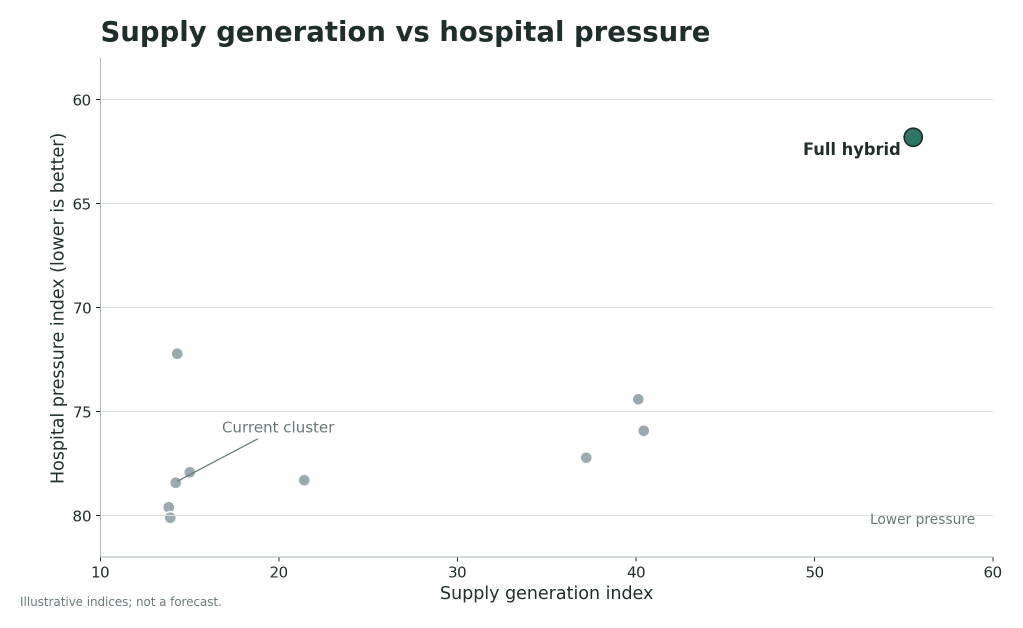
#> input picture docs/substack-ready/figures/pcf-v172-sim-01-supply-pressure-plot.png, 2045 x 1256 px (shown at 1/2 size); the run also reads 1 picture not shown here
$ python polish_substack_simulation_plots.py
#> lines starting #> are read from the running program, lines starting #| are printed output that depends on the picture; after the words box and inside, x2 and y2 are one past the last pixel; in counts of white or black regions, pixels touching at a corner belong together
from __future__ import annotations

import json
import shutil
from dataclasses import dataclass
from datetime import UTC, datetime
from pathlib import Path

import matplotlib.pyplot as plt
import numpy as np
from PIL import Image

ROOT = Path(__file__).resolve().parents[1]
FIGURES = ROOT / "docs" / "substack-ready" / "figures"
REPORTS = ROOT / "reports"
FILENAMES = [
    "pcf-v172-sim-01-supply-pressure-plot.png",
    "pcf-v172-sim-02-funding-comparison-plot.png",
    "pcf-v172-sim-03-marginal-supply-plot.png",
    "pcf-v172-sim-04-gaming-risk-frontier-plot.png",
    "pcf-v172-sim-05-current-vs-hybrid-plot.png",
    "pcf-v172-sim-06-payment-control-plot.png",
]

COLORS = {
    "ink": "#1f2d2b",
    "muted": "#687879",
    "grid": "#d8e1de",
    "green": "#2f7668",
    "green2": "#72a77a",
    "gold": "#c88a2d",
    "red": "#b95a4a",
    "blue": "#2a5f9e",
    "slate": "#95a6aa",
    "sand": "#ead7b8",
}


@dataclass
class Score:
    filename: str
    width: int
    height: int
    score: float
    text_density_penalty: float
    whitespace_penalty: float
    aspect_penalty: float
    component_penalty: float


def main() -> None:
    REPORTS.mkdir(exist_ok=True)
    before = score_all()
    backup_dir = backup_existing()
    render_all()
    after = score_all()
    render_contact_sheet()
    stamp = datetime.now(UTC).isoformat().replace(":", "-").replace(".", "-")
    report = {
        "createdAt": datetime.now(UTC).isoformat(),
        "backupDir": str(backup_dir.relative_to(ROOT)),
        "scoringMethod": (
            "100 minus penalties for text-like dark pixel density, low whitespace, "
            "small canvas/aspect, and excessive connected components. This is a "
            "publication-readability heuristic, not an OCR model."
        ),
        "threshold": 95,
        "before": [score.__dict__ for score in before],
        "after": [score.__dict__ for score in after],
        "passed": all(score.score >= 95 for score in after),
    }
    report_path = REPORTS / f"substack-simulation-plot-polish-{stamp}.json"
    latest_path = REPORTS / "substack-simulation-plot-polish-latest.json"
    report_path.write_text(json.dumps(report, indent=2) + "\n", encoding="utf-8")
    latest_path.write_text(json.dumps(report, indent=2) + "\n", encoding="utf-8")
    print(
        json.dumps(
            {"report": str(report_path.relative_to(ROOT)), "passed": report["passed"], "after": report["after"]},
            indent=2,
        )
    )
    if not report["passed"]:
        raise SystemExit("One or more polished plots scored below 95.")


def backup_existing() -> Path:
    stamp = datetime.now(UTC).strftime("%Y%m%dT%H%M%SZ")
    backup_dir = ROOT / ".tmp" / f"sim-plot-backup-{stamp}"
    backup_dir.mkdir(parents=True, exist_ok=True)
    for name in [*FILENAMES, "pcf-v172-sim-contact-sheet.png"]:
        source = FIGURES / name
        if source.exists():
            shutil.copy2(source, backup_dir / name)
    return backup_dir


def render_all() -> None:
    set_style()
    render_supply_pressure(FIGURES / FILENAMES[0])
    render_funding_comparison(FIGURES / FILENAMES[1])
    render_marginal_supply(FIGURES / FILENAMES[2])
    render_gaming_frontier(FIGURES / FILENAMES[3])
    render_current_vs_hybrid(FIGURES / FILENAMES[4])
    render_payment_control(FIGURES / FILENAMES[5])


def set_style() -> None:
    plt.rcParams.update(
        {
            "figure.dpi": 180,
            "savefig.dpi": 180,
            "font.family": "DejaVu Sans",
            "font.size": 13,
            "axes.titlesize": 22,
            "axes.labelsize": 14,
            "xtick.labelsize": 12,
            "ytick.labelsize": 12,
            "legend.fontsize": 12,
            "axes.edgecolor": "#aab8b4",
            "axes.labelcolor": COLORS["ink"],
            "xtick.color": COLORS["ink"],
            "ytick.color": COLORS["ink"],
            "text.color": COLORS["ink"],
        }
    )


def finish(
    fig: plt.Figure, ax: plt.Axes | None, path: Path, footer: str = "Illustrative indices; not a forecast."
) -> None:
    if ax is not None:
        ax.grid(axis="y", color=COLORS["grid"], linewidth=0.8)
        ax.spines["top"].set_visible(False)
        ax.spines["right"].set_visible(False)
    fig.text(0.055, 0.035, footer, fontsize=9.5, color=COLORS["muted"])
    fig.savefig(path, bbox_inches="tight", pad_inches=0.22, facecolor="white")
    plt.close(fig)


def render_supply_pressure(path: Path) -> None:
    x = np.array([14.2, 13.8, 40.4, 40.1, 55.5, 37.2, 13.9, 14.3, 21.4, 15.0])
    y = np.array([78.4, 79.6, 75.9, 74.4, 61.8, 77.2, 80.1, 72.2, 78.3, 77.9])
    fig, ax = plt.subplots(figsize=(12.8, 7.2))
    ax.scatter(x, y, s=95, color=COLORS["slate"], alpha=0.95, edgecolor="white", linewidth=1.3)
    ax.scatter([55.5], [61.8], s=210, color=COLORS["green"], edgecolor=COLORS["ink"], linewidth=1.3, zorder=3)
    ax.annotate(
        "Full hybrid", xy=(55.5, 61.8), xytext=(-88, -14), textcoords="offset points", fontsize=13, weight="bold"
    )
    ax.annotate(
        "Current cluster",
        xy=(14.2, 78.4),
        xytext=(16.8, 76.0),
        fontsize=12,
        color=COLORS["muted"],
        arrowprops={"arrowstyle": "-", "color": COLORS["muted"]},
    )
    ax.set_title("Supply generation vs hospital pressure", loc="left", pad=14, weight="bold")
    ax.set_xlabel("Supply generation index")
    ax.set_ylabel("Hospital pressure index (lower is better)")
    ax.set_xlim(10, 60)
    ax.set_ylim(82, 58)
    ax.text(59, 80.4, "Lower pressure", ha="right", fontsize=11, color=COLORS["muted"])
    finish(fig, ax, path)


def render_funding_comparison(path: Path) -> None:
    categories = ["Access", "Supply", "Fiscal risk", "Gaming risk"]
    scenarios = ["Current", "Capitation", "Blend", "Hybrid", "Uncontrolled"]
    values = np.array(
        [
            [24, 15, 28, 34],
            [22, 14, 27, 35],
            [36, 40, 50, 39],
            [53, 56, 38, 27],
            [33, 37, 66, 70],
        ]
    )
    fig, ax = plt.subplots(figsize=(13.2, 7.4))
    x = np.arange(len(scenarios))
    width = 0.18
    palette = [COLORS["green"], COLORS["green2"], COLORS["gold"], COLORS["red"]]
    for i, category in enumerate(categories):
        ax.bar(x + (i - 1.5) * width, values[:, i], width, label=category, color=palette[i])
    ax.set_title("Funding design comparison", loc="left", pad=14, weight="bold")
    ax.set_ylabel("Model index score")
    ax.set_xticks(x)
    ax.set_xticklabels(scenarios)
    ax.set_ylim(0, 82)
    ax.legend(ncol=4, loc="upper center", bbox_to_anchor=(0.5, -0.11), frameon=False)
    finish(fig, ax, path)


def render_marginal_supply(path: Path) -> None:
    q = np.linspace(0, 100, 101)
    revenue = 72 - 0.34 * q
    cost = 22 + 0.26 * q
    crossing = q[np.argmin(np.abs(revenue - cost))]
    fig, ax = plt.subplots(figsize=(13.2, 7.4))
    ax.plot(q, revenue, color=COLORS["blue"], linewidth=3.2, label="Payment signal")
    ax.plot(q, cost, color=COLORS["red"], linewidth=3.2, label="Marginal cost")
    ax.fill_between(q, cost, revenue, where=revenue >= cost, color=COLORS["green2"], alpha=0.2, label="Viable band")
    ax.axvline(crossing, color=COLORS["muted"], linestyle="--", linewidth=1.8)
    ax.text(crossing + 2, 66, "Break-even", fontsize=11, color=COLORS["muted"])
    ax.set_title("Marginal revenue and marginal cost", loc="left", pad=14, weight="bold")
    ax.set_xlabel("Additional primary-care activity")
    ax.set_ylabel("Illustrative dollars / effort index")
    ax.set_xlim(0, 100)
    ax.set_ylim(18, 76)
    ax.legend(loc="upper center", bbox_to_anchor=(0.5, -0.11), ncol=3, frameon=False)
    finish(fig, ax, path)


def render_gaming_frontier(path: Path) -> None:
    control = np.linspace(0, 1, 44)
    access_gain = 20 + 55 * (control**0.88)
    residual_risk = 84 - 72 * (control**0.82)
    fig, ax = plt.subplots(figsize=(13.2, 7.4))
    scatter = ax.scatter(access_gain, residual_risk, c=control, cmap="viridis", s=72, edgecolor="white", linewidth=0.45)
    ax.set_title("Gaming-risk frontier", loc="left", pad=14, weight="bold")
    ax.set_xlabel("Access gain index")
    ax.set_ylabel("Residual gaming-risk index (lower is better)")
    ax.set_xlim(17, 78)
    ax.set_ylim(90, 5)
    ax.annotate(
        "Weak controls",
        xy=(22, 82),
        xytext=(28, 72),
        fontsize=12,
        color=COLORS["muted"],
        arrowprops={"arrowstyle": "-", "color": COLORS["muted"]},
    )
    ax.annotate(
        "Strong controls",
        xy=(73, 14),
        xytext=(59, 20),
        fontsize=12,
        color=COLORS["muted"],
        arrowprops={"arrowstyle": "-", "color": COLORS["muted"]},
    )
    colorbar = fig.colorbar(scatter, ax=ax, pad=0.018, fraction=0.045)
    colorbar.set_label("Control strength", fontsize=12)
    finish(fig, ax, path)


def render_current_vs_hybrid(path: Path) -> None:
    categories = ["Hybrid viability", "Access", "Supply", "Hospital deflection", "Governance"]
    current = np.array([52, 24, 15, 22, 56])
    hybrid = np.array([77, 53, 56, 50, 77])
    y = np.arange(len(categories))
    fig, ax = plt.subplots(figsize=(13.2, 7.4))
    ax.barh(y + 0.18, current, height=0.34, color=COLORS["slate"], label="Current reform")
    ax.barh(y - 0.18, hybrid, height=0.34, color=COLORS["green"], label="Full hybrid")
    ax.set_title("Current reform vs full hybrid", loc="left", pad=14, weight="bold")
    ax.set_xlabel("Model index score")
    ax.set_yticks(y)
    ax.set_yticklabels(categories)
    ax.set_xlim(0, 86)
    ax.invert_yaxis()
    ax.legend(loc="upper center", bbox_to_anchor=(0.5, -0.11), ncol=2, frameon=False)
    finish(fig, ax, path)


def render_payment_control(path: Path) -> None:
    q = np.linspace(0, 100, 101)
    gross = 18 + 1.05 * q
    control = np.where(q < 65, 0.22 * q, 14.3 + 1.18 * (q - 65))
    net = gross - control
    fig, ax = plt.subplots(figsize=(13.2, 7.4))
    ax.fill_between(q, net, gross, color=COLORS["sand"], alpha=0.75, label="Control adjustment")
    ax.plot(q, gross, color=COLORS["green2"], linewidth=3.0, label="Gross payment")
    ax.plot(q, net, color=COLORS["blue"], linewidth=3.2, label="Net incentive")
    ax.set_title("Activity payment with control adjustment", loc="left", pad=14, weight="bold")
    ax.set_xlabel("Eligible activity units")
    ax.set_ylabel("Illustrative payment / incentive index")
    ax.set_xlim(0, 100)
    ax.set_ylim(10, 130)
    ax.legend(loc="upper center", bbox_to_anchor=(0.5, -0.11), ncol=3, frameon=False)
    finish(fig, ax, path)


def score_all() -> list[Score]:
    return [score_image(FIGURES / name) for name in FILENAMES if (FIGURES / name).exists()]


def score_image(path: Path) -> Score:
    image = Image.open(path).convert("L")
    arr = np.array(image)
    height, width = arr.shape
    dark = arr < 95
#> dark: shape (1256, 2045) bool; 1.2% white; 143 white regions (16 under 20 px), largest, box (x1, y1, x2, y2) and area: (435, 52, 467, 94) 868, (993, 52, 1025, 94) 783, (324, 52, 356, 94) 780
    mid = arr < 145
#> mid: shape (1256, 2045) bool; 1.5% white; 208 white regions (25 under 20 px), largest, box (x1, y1, x2, y2) and area: (1807, 255, 1846, 294) 1209, (435, 52, 467, 94) 904, (284, 52, 317, 94) 836
    text_like = dark & (edge_proxy(arr) > 18)
#> text_like: shape (1256, 2045) bool; 0.41% white in thin lines or dots, all inside (x1, y1, x2, y2) = (100, 40, 2002, 1205)
    text_density = float(text_like.mean())
#> text_density = 0.00405
    white_fraction = float((arr > 245).mean())
#> white_fraction = 0.971
    components = connected_component_count(mid[::3, ::3])
#> components = 471
    text_density_penalty = max(0.0, (text_density - 0.022) * 900)
#> text_density_penalty = 0
    whitespace_penalty = max(0.0, (0.50 - white_fraction) * 50)
#> whitespace_penalty = 0
    aspect = width / height
    aspect_penalty = 0.0 if 1.45 <= aspect <= 2.05 and width >= 1500 and height >= 850 else 6.0
    component_penalty = max(0.0, (components - 950) / 170)
#> component_penalty = 0
    score = 100 - text_density_penalty - whitespace_penalty - aspect_penalty - component_penalty
#> score = 100
    return Score(
        filename=path.name,
        width=width,
        height=height,
        score=round(max(0.0, min(100.0, score)), 1),
        text_density_penalty=round(text_density_penalty, 1),
        whitespace_penalty=round(whitespace_penalty, 1),
        aspect_penalty=round(aspect_penalty, 1),
        component_penalty=round(component_penalty, 1),
    )


def edge_proxy(arr: np.ndarray) -> np.ndarray:
    gx = np.abs(np.diff(arr.astype(float), axis=1, prepend=arr[:, :1]))
    gy = np.abs(np.diff(arr.astype(float), axis=0, prepend=arr[:1, :]))
    return gx + gy


def connected_component_count(mask: np.ndarray) -> int:
    seen = np.zeros(mask.shape, dtype=bool)
    count = 0
    rows, cols = mask.shape
    for row in range(rows):
        for col in range(cols):
            if not mask[row, col] or seen[row, col]:
                continue
            count += 1
            stack = [(row, col)]
            seen[row, col] = True
            while stack:
                r, c = stack.pop()
                for nr, nc in ((r - 1, c), (r + 1, c), (r, c - 1), (r, c + 1)):
                    if 0 <= nr < rows and 0 <= nc < cols and mask[nr, nc] and not seen[nr, nc]:
                        seen[nr, nc] = True
                        stack.append((nr, nc))
    return count


# [19 lines left out: function render_contact_sheet, not called in this run]


if __name__ == "__main__":
    main()
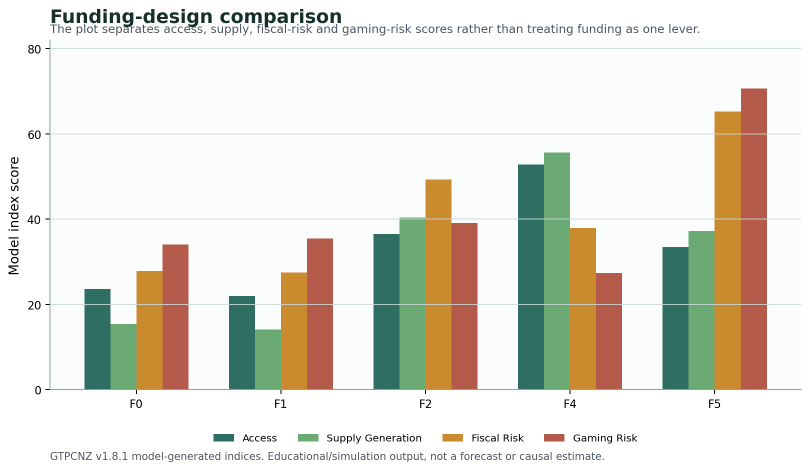
#> input picture docs/substack-ready/figures/pcf-v172-sim-02-funding-comparison-plot.png, 1619 x 941 px (shown at 1/2 size)
#> in score_image (call 2), `text_density = float(text_like.mean())`: text_density = 0.00815
#> in score_image (call 2), `white_fraction = float((arr > 245).mean())`: white_fraction = 0.753
#> after the loop in connected_component_count (call 2), `for row in range(rows):`:
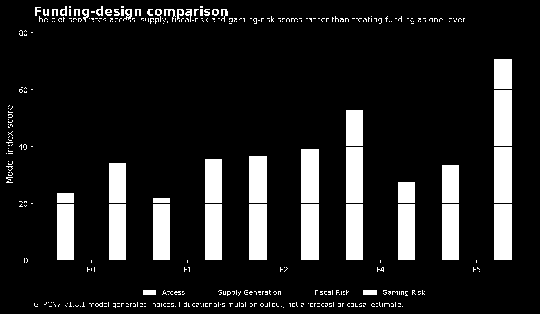
#> seen: shape (314, 540) bool; 12.3% white; 392 white regions (346 under 20 px), largest, box (x1, y1, x2, y2) and area: (494, 90, 512, 146) 1008, (494, 147, 512, 203) 1008, (249, 204, 267, 260) 1008
#> in score_image (call 2), `components = connected_component_count(mid[::3, ::3])`: components = 574
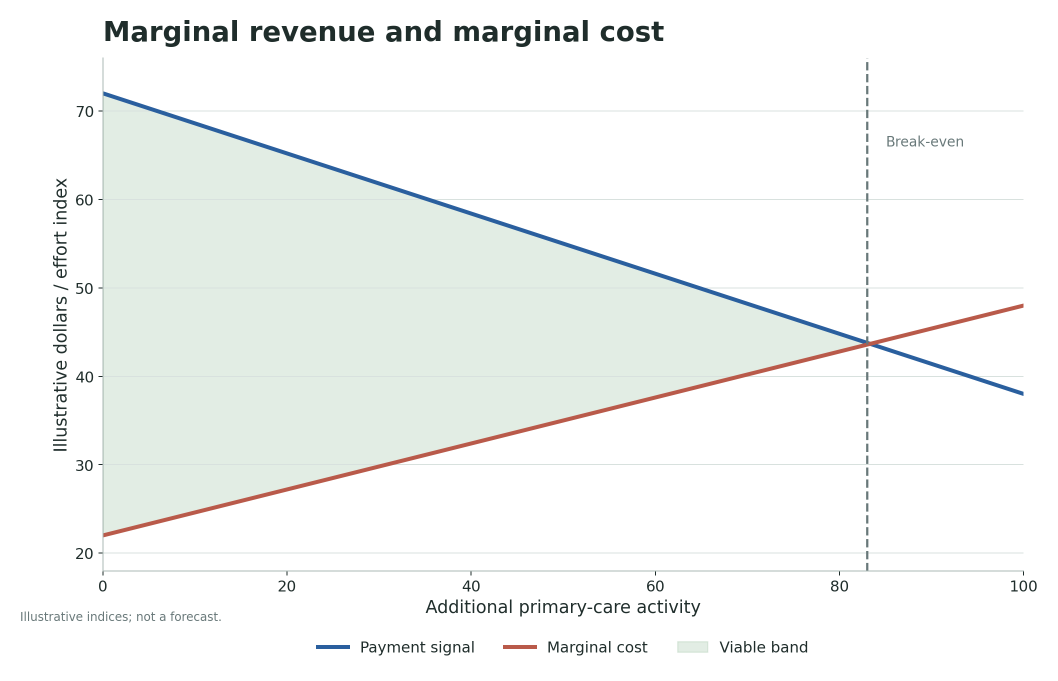
#> input picture docs/substack-ready/figures/pcf-v172-sim-03-marginal-supply-plot.png, 2115 x 1362 px (shown at 1/2 size)
#> in score_image (call 3), `text_density = float(text_like.mean())`: text_density = 0.00463
#> in score_image (call 3), `white_fraction = float((arr > 245).mean())`: white_fraction = 0.733
#> in score_image (call 3), `components = connected_component_count(mid[::3, ::3])`: components = 545
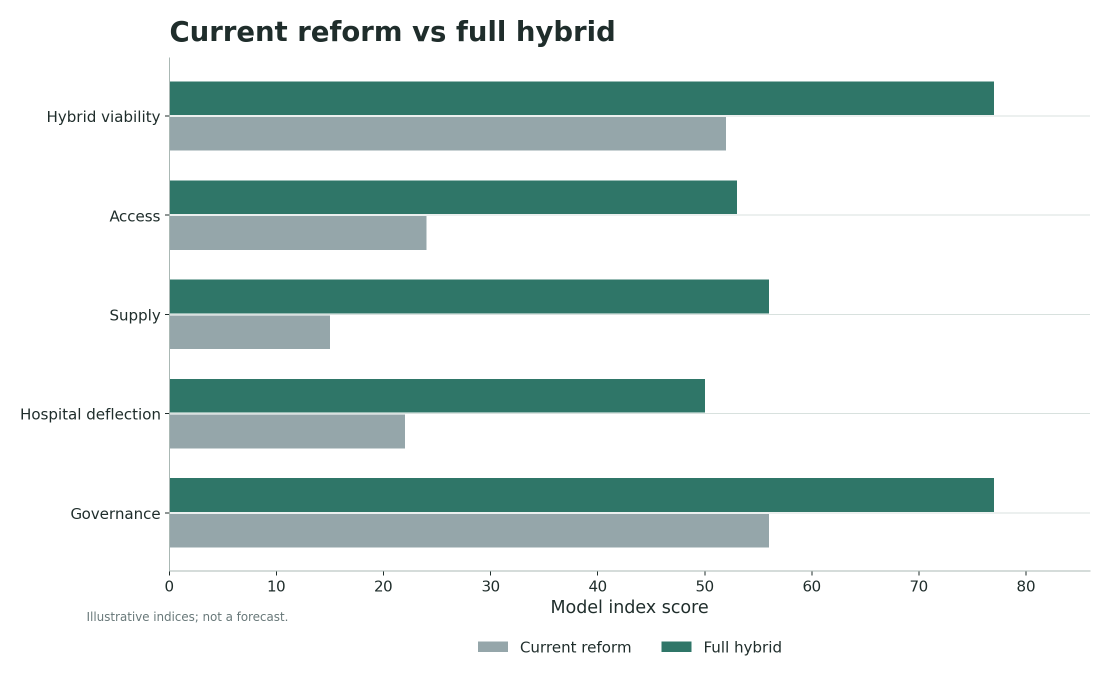
#> input picture docs/substack-ready/figures/pcf-v172-sim-05-current-vs-hybrid-plot.png, 2219 x 1362 px (shown at 1/2 size)
#> in score_image (call 5), `text_density = float(text_like.mean())`: text_density = 0.00317
#> in score_image (call 5), `white_fraction = float((arr > 245).mean())`: white_fraction = 0.75
#> after the loop in connected_component_count (call 5), `for row in range(rows):`:
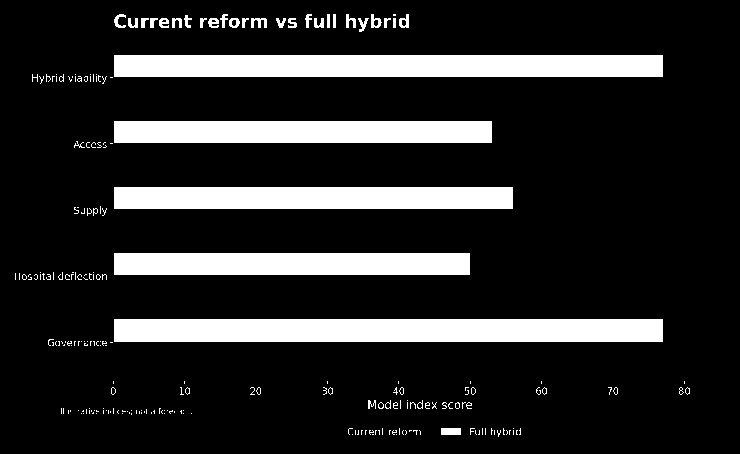
#> seen: shape (454, 740) bool; 15.7% white; 238 white regions (201 under 20 px), largest, box (x1, y1, x2, y2) and area: (114, 319, 663, 342) 12627, (114, 55, 663, 77) 12078, (114, 187, 513, 209) 8778
#> in score_image (call 5), `components = connected_component_count(mid[::3, ::3])`: components = 458
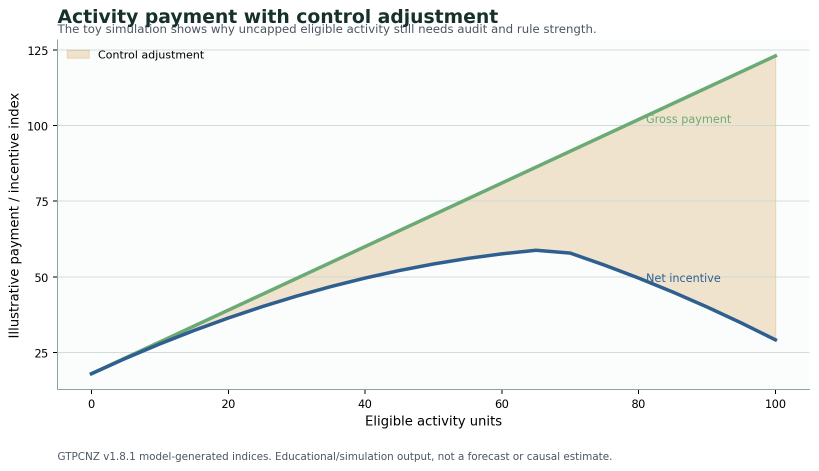
#> input picture docs/substack-ready/figures/pcf-v172-sim-06-payment-control-plot.png, 1637 x 941 px (shown at 1/2 size)
#> in score_image (call 6), `dark = arr < 95`:
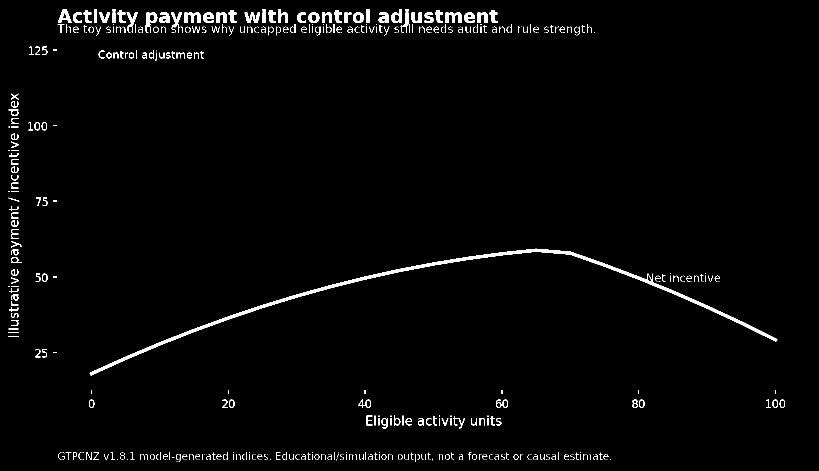
#> dark: shape (941, 1637) bool (shown at 1/2 size); 2% white; 596 white regions (346 under 20 px), largest, box (x1, y1, x2, y2) and area: (179, 497, 1555, 751) 8930, (369, 25, 401, 46) 422, (891, 25, 923, 46) 422
#> in score_image (call 6), `text_density = float(text_like.mean())`: text_density = 0.00905
#> in score_image (call 6), `white_fraction = float((arr > 245).mean())`: white_fraction = 0.816
#> in score_image (call 6), `components = connected_component_count(mid[::3, ::3])`: components = 608
#> in main, `before = score_all()`: before = 6 items
#> (the run stopped early here; a loop or call above may not have finished)
